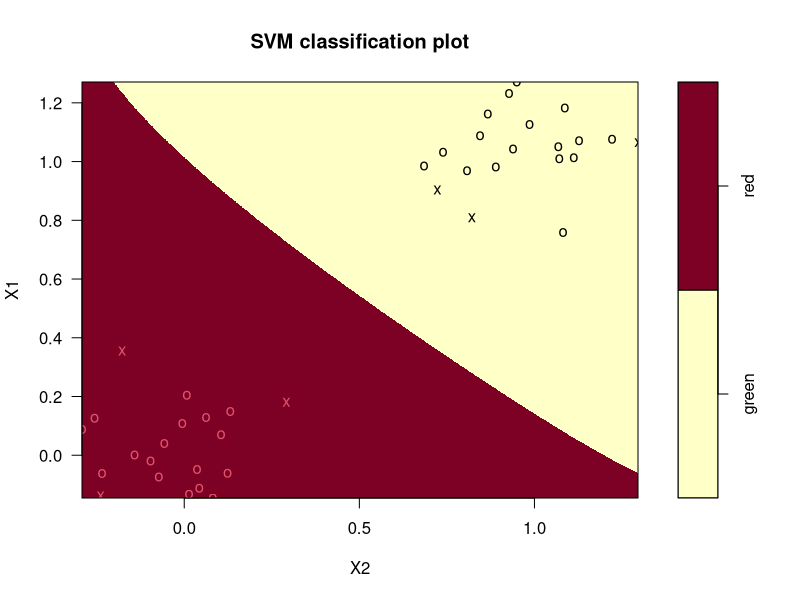

The R script that drew this image:
library(e1071)
library(psych)

data_train <- read.table("Lab 3/svmdata1.txt", sep = "\t", stringsAsFactors = TRUE)
data_test <- read.table("Lab 3/svmdata1test.txt", sep = "\t", stringsAsFactors = TRUE)

SVM <- svm(Color ~ ., data = data_train, type = "C-classification", cost = 1, kerner = "linear")
SVM

plot(SVM, data_train, grid = 1000, symbolPallete = c("Green", "Red"))

n_row <- dim(data_test)[1]

res1_train <- predict(SVM, data_train)
result <- table(data_train$Color, res1_train)
accuracy <- tr(result) / n_row
accuracy

res1_test <- predict(SVM, data_test)
result <- table(data_test$Color, res1_test)
accuracy <- tr(result) / n_row
accuracy


